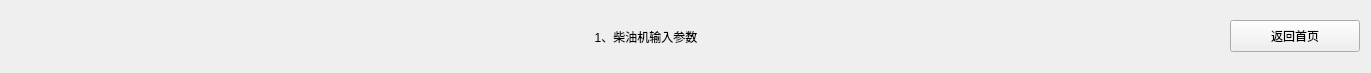
      <widget class="CardWidget" name="CardWidget_178">
       <property name="geometry">
        <rect>
         <x>20</x>
         <y>10</y>
         <width>1371</width>
         <height>73</height>
        </rect>
       </property>
       <property name="minimumSize">
        <size>
         <width>1361</width>
         <height>71</height>
        </size>
       </property>
       <layout class="QHBoxLayout" name="horizontalLayout_20">
        <item>
         <widget class="IconWidget" name="IconWidget_629">
          <property name="sizePolicy">
           <sizepolicy hsizetype="Fixed" vsizetype="Fixed">
            <horstretch>0</horstretch>
            <verstretch>0</verstretch>
           </sizepolicy>
          </property>
          <property name="minimumSize">
           <size>
            <width>51</width>
            <height>51</height>
           </size>
          </property>
          <property name="maximumSize">
           <size>
            <width>51</width>
            <height>51</height>
           </size>
          </property>
         </widget>
        </item>
        <item>
         <widget class="TitleLabel" name="TitleLabel_77">
          <property name="text">
           <string>1、柴油机输入参数</string>
          </property>
          <property name="alignment">
           <set>Qt::AlignCenter</set>
          </property>
         </widget>
        </item>
        <item>
         <widget class="PrimaryPushButton" name="PrimaryPushButton_87">
          <property name="minimumSize">
           <size>
            <width>130</width>
            <height>32</height>
           </size>
          </property>
          <property name="maximumSize">
           <size>
            <width>130</width>
            <height>32</height>
           </size>
          </property>
          <property name="text">
           <string>返回首页</string>
          </property>
         </widget>
        </item>
       </layout>
      </widget>
